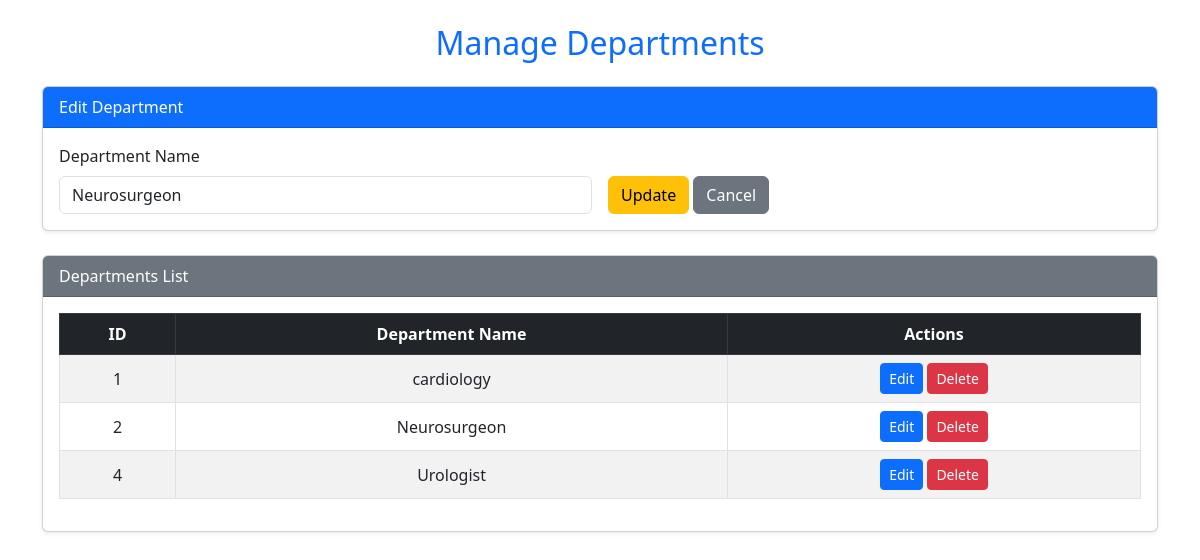
Screenshot of /department.php?edit=2 with the database file from the repository.
### tables this page shows
CREATE TABLE `department` (
  `deptt_id` int(10) NOT NULL,
  `deptt_name` varchar(100) NOT NULL
);

### department.php (the view, shortened to what this page needs)
<?php
include '../database/config.php';
$departments = $conn->query("SELECT * FROM department");
$edit = false;
$editData = null;
if (isset($_GET['edit'])) {
  $edit = true;
  $id = $_GET['edit'];
  $result = $conn->query("SELECT * FROM department WHERE deptt_id = $id");
  $editData = $result->fetch_assoc();
}
?>
<!DOCTYPE html>
<html lang="en">
<head>
  <link href="https://cdn.jsdelivr.net/npm/bootstrap@5.3.0/dist/css/bootstrap.min.css" rel="stylesheet">
</head>
<body>
  <div class="container py-4">
    <h2 class="mb-4 text-center text-primary">Manage Departments</h2>
    <div class="card mb-4 shadow-sm">
      <div class="card-header bg-primary text-white">
        <?= $edit ? 'Edit Department' : 'Add New Department' ?>
      </div>
      <div class="card-body">
        <form method="POST" action="">
          <div class="row g-3 align-items-end">
            <div class="col-md-6">
              <label class="form-label">Department Name</label>
              <input type="text" name="department_name" class="form-control"
                     value="<?= $edit ? $editData['deptt_name'] : '' ?>" required>
            </div>
            <div class="col-md-6">
              <?php if ($edit): ?>
                <button type="submit" name="updateDepartment" class="btn btn-warning">Update</button>
                <a href="department.php" class="btn btn-secondary">Cancel</a>
              <?php else: ?>
                <button type="submit" name="addDepartment" class="btn btn-success">Add Department</button>
              <?php endif; ?>
            </div>
          </div>
        </form>
      </div>
    </div>
    <div class="card shadow-sm">
      <div class="card-header bg-secondary text-white">Departments List</div>
      <div class="card-body table-responsive">
        <table class="table table-striped table-bordered align-middle text-center">
          <thead class="table-dark">
            <tr>
              <th>ID</th>
              <th>Department Name</th>
              <th>Actions</th>
            </tr>
          </thead>
          <tbody>
            <?php while ($row = $departments->fetch_assoc()): ?>
              <tr>
                <td><?= $row['deptt_id'] ?></td>
                <td><?= $row['deptt_name'] ?></td>
                <td>
                  <a href="department.php?edit=<?= $row['deptt_id'] ?>" class="btn btn-sm btn-primary">Edit</a>
                  <a href="department.php?delete=<?= $row['deptt_id'] ?>" class="btn btn-sm btn-danger"
                     onclick="return confirm('Are you sure you want to delete this department?')">Delete</a>
                </td>
              </tr>
            <?php endwhile; ?>
          </tbody>
        </table>
      </div>
    </div>
  </div>
</body>
</html>

### rows the page displays
department: department_name "Neurosurgeon", deptt_id "2", deptt_name "Neurosurgeon"
department: deptt_id "1", deptt_name "cardiology"
department: deptt_id "4", deptt_name "Urologist"
